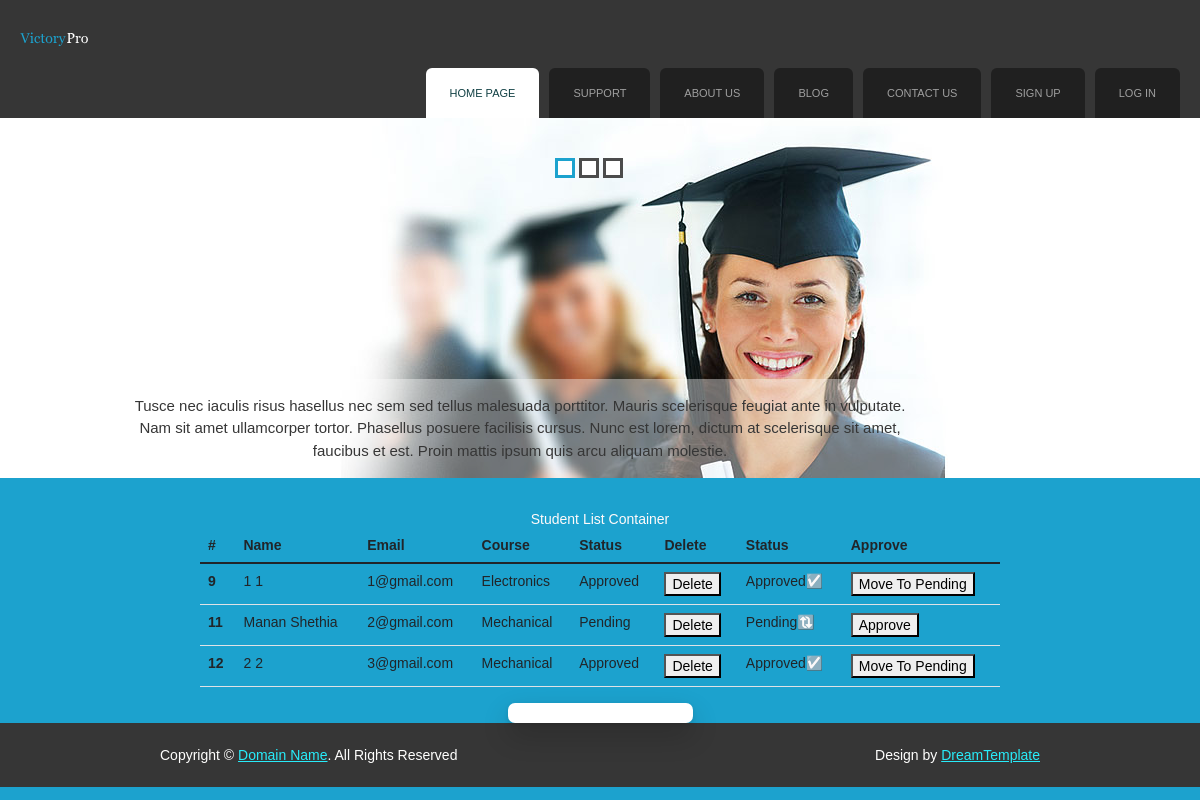
/studentList/, run on the app's committed database.
### onlineexamapp/models.py (models this page shows, shortened)
class User(models.Model): # STUDENT
    userType = models.CharField(max_length = 100, default = "Student")
    fname = models.CharField(max_length = 100)
    lname = models.CharField(max_length = 100)
    email = models.CharField(max_length = 100)
    mobile = models.CharField(max_length = 100)
    course = models.CharField(max_length = 100, default="")
    gender = models.CharField(max_length = 100)
    password = models.CharField(max_length = 100)
    address = models.TextField()
    profilePic = models.ImageField(upload_to = 'profilePic/', default="")
    userStatus = models.CharField(max_length = 100, default = "Pending")

### onlineexamapp/views.py (the view)
# urls.py: path('studentList/', views.studentList, name='studentList'),
def studentList(request):
    studentsList = User.objects.filter(userType = "Student")
    return render(request, 'studentList.html', {'studentsList': studentsList})

### onlineexamapp/templates/studentList.html (shortened to what this page needs)
{% extends 'header.html' %}
{% load static %}
{% block content %}
<!DOCTYPE html>
<html lang="en">
<head>
</head>
<body>
    Student List Container
    <table class="table table-hover static-table" align="center" id="studentTable">
        <thead>
          <tr>
            <th scope="col">#</th>
            <th scope="col">Name</th>
            <th scope="col">Email</th>
            <th scope="col">Course</th>
            <th scope="col">Status</th>
            <th scope="col">Delete</th>
            <th scope="col">Status</th>
            <th scope="col">Approve</th>
          </tr>
        </thead>
        <tbody>
          {% for i in studentsList %}
          <tr>
            <th scope="row">{{i.id}}</th>
            <td>{{i.fname}} {{i.lname}}</td>
            <td>{{i.email}}</td>
            <td>{{i.course}}</td>
            <td>{{i.userStatus}}</td>
            {% if i.userStatus == "Approved" %}
            <td><button type="button">Delete</button></td>
            <td>Approved☑️</td>
            <td><button type="button" id="{{i.id}}">Move To Pending</button></td>
            {% else %}
            <td><button type="button">Delete</button></td>
            <td>Pending🔃</td>
            <td><button type="button" id="{{i.id}}">Approve</button></td>
            {% endif %}
          </tr>
          {% endfor %}
        </tbody>
      </table>
      <input type="text">
</body>
</html>
{% endblock %}

### onlineexamapp/static/css/style.css (style rules this page uses)
body { margin:0; padding:0; width:100%; color:#28ecfa; font:normal 12px/1.5em "Liberation sans", Arial, Helvetica, sans-serif; background:#1ca2ce url(../images/main_bg.gif) repeat-x left top; }
html, .main { padding:0; margin:0; }
input { border: 0px solid #114044; border-radius: 7px; box-shadow: rgba(0, 0, 0, 0.2) 0px 12px 28px 0px, rgba(0, 0, 0, 0.1) 0px 2px 4px 0px, rgba(255, 255, 255, 0.05) 0px 0px 0px 1px inset; }

### onlineexamapp/templates/studentList.html (style rules this page uses)
body { text-align: center; }
.static-table { text-align: left; width: 800px; }

### data on the page
User: id "9", fname "1", lname "1", email "1@gmail.com", course "Electronics", userStatus "Approved"
User: id "11", fname "Manan", lname "Shethia", email "2@gmail.com", course "Mechanical", userStatus "Pending"
User: id "12", fname "2", lname "2", email "3@gmail.com", course "Mechanical", userStatus "Approved"
